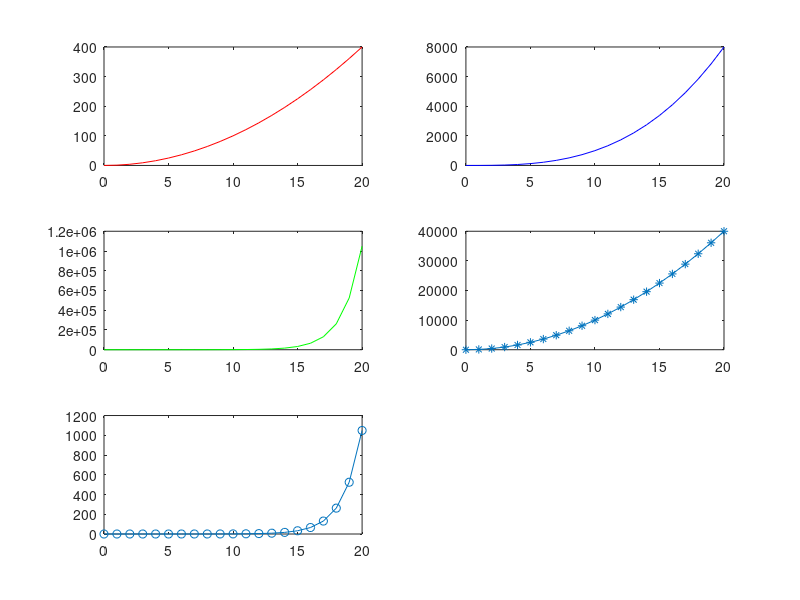
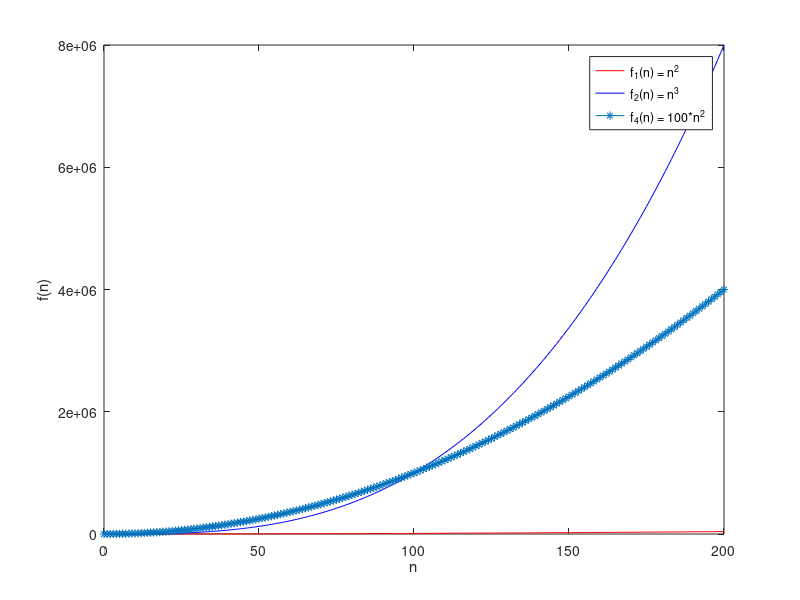
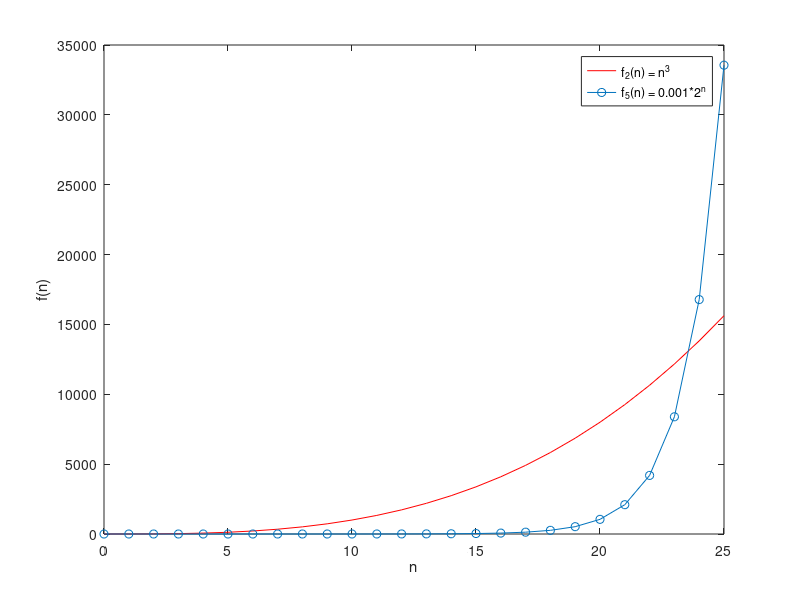

Reproduce these figures in MATLAB, in order.
clc
clear all

n = 0:1:20;

f_1 = @(n) n.^2 ; 
f_2 = @(n) n.^3 ; 
f_3 = @(n) 2.^n ;
f_4 = @(n) 100*n.^2 ;
f_5 = @(n) 0.001*2.^n ;

figure
subplot(3,2,1)
plot(n, f_1(n), 'r');

subplot(3,2,2)
plot(n, f_2(  n), 'b');

subplot(3,2,3)
plot(n, f_3(n), 'g');

subplot(3,2,4)
plot(n, f_4(n), '-*');

subplot(3,2,5)
plot(n, f_5(n), 'o-');

%% Plot comparison for problem (a)
k = 0 : 1 : 200;

figure
plot(k, f_1(k), 'r');
hold on
plot(k, f_2(k), 'b');
hold on
plot(k, f_4(k), '-*');
legend('f_1(n) = n^2', 'f_2(n) = n^3', 'f_4(n) = 100*n^2', '')
hold off
xlabel('n')
ylabel('f(n)')

%% Plot comparison for part (b)
m = 0:1:25;

figure
plot(m, f_2(m), 'r');
% hold on
% plot(m, f_3(m), 'g');
hold on
plot(m, f_5(m), '-o');
%legend('f_2(n) = n^3', 'f_3(n) = 2^n', 'f_5(n) = 0.001*2^n', '')
legend('f_2(n) = n^3', 'f_5(n) = 0.001*2^n', '')
hold off
xlabel('n')
ylabel('f(n)')




